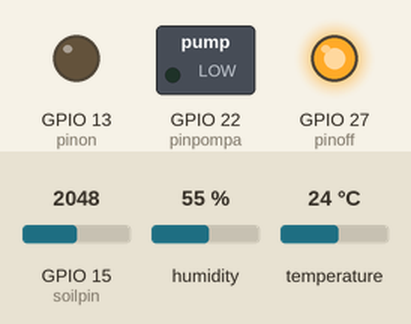
Bench run of a sketch on a simulated ESP32. On the bench: switched loads named in the sketch (green lamp = pin HIGH), output pins drawn as LEDs (lit = HIGH). The test bench sets the inputs (shaded band); at power-on: GPIO 15 (soilpin) = 2048, humidity 55 %, temperature 24 °C. WiFi joins after 1.5 s; servers stay silent unless stated; the Firebase database answers and starts empty; what the sketch prints to the serial monitor is not drawn.

Above: at 0.1 s.
At 1.7 s:
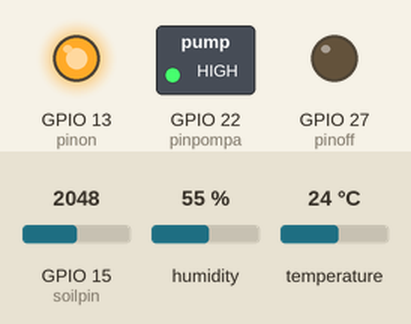
Timing chart, 0 to 3.2 s (numbered marks = the images above):
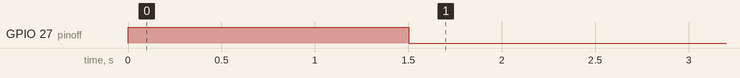

The sketch:

program-penyiraman-appinventor.ino
```cpp
//[1] Identitas Pembuat Coding
/**
* [Project 2021]
*
* Generate by :
*           1.Devandri Suherman
*           Student Research from Electronics Engineering Departement, Bandung State of Polytechnic(1)
* Notes     : Automatic ON-OFF using APP Inventor
* Copyright 2021
*/

#include <WiFi.h>
#include <IOXhop_FirebaseESP32.h>
//Set WiFi
#define WIFI_SSID "XXXX"
#define WIFI_PASSWORD "XXXXX"
//Set Firebase Database
#define FIREBASE_HOST "XXXXX"
#define FIREBASE_AUTH "XXXXX"
//set pin LED
const int pinon=13; //led on if wifi connect
const int pinoff=27; //led on if wifi !connect
//pompa
const int pinpompa = 22;
String pompa ; // data pompa
//sensor - sensor
//sensor Suhu
#include "DHT.h"
#define DHTPIN 5
#define DHTTYPE DHT11
DHT dht(DHTPIN, DHTTYPE);
float t,h;
//sensor sil mouisture
const int soilpin=15;
int kelembaban;
float p;
int inSVdown, inSVup; // bacaan dari database
//fungsi millis()
unsigned long waktuSebelum=0;

void setup() {
Serial.begin(9600);
dht.begin(); // mengkoneksikan DHT
//======== Mengatur pin
pinMode(pinpompa, OUTPUT);
pinMode(pinon, OUTPUT);
pinMode(pinoff, OUTPUT);
//======== Connect to WiFi
WiFi.begin(WIFI_SSID, WIFI_PASSWORD);
Serial.print("connecting");
while (WiFi.status() !=WL_CONNECTED){
Serial.print(".");
digitalWrite(pinoff,HIGH);
digitalWrite(pinon,LOW);
delay(500);
}
Serial.println();
Serial.print("connected: ");
Serial.println(WiFi.localIP());
//======== Menyalakan lampu Indikator
digitalWrite(pinoff, LOW);
digitalWrite(pinon, HIGH);
//======== Connect to Firebase
Firebase.begin(FIREBASE_HOST, FIREBASE_AUTH);
//======== Setting Pompa
Firebase.setString("pompa","Ready");
digitalWrite(pinpompa,HIGH);
}
void loop() {
  inputkelembapan();
  sensorsuhu();
  ngambildata();
  pompakondisi();
}
void inputkelembapan(){
  kelembaban = analogRead(soilpin);
  if(kelembaban<=1200) kelembaban=1200;
  if(kelembaban>=3600) kelembaban=3600; //setdefault 3500
  p = map(kelembaban, 1200, 3500, 100, 0);
  Firebase.setFloat("Tanah",p);
}

void sensorsuhu(){
  h = dht.readHumidity();
  t = dht.readTemperature();
  Firebase.setFloat("Suhu",t);
  Firebase.setFloat("Kelembapan",h);
}

void ngambildata(){
  //======Mengambil data setdown ke Firebase
  String SVdown=Firebase.getString("setdown");
  //====Mengambil data SVdown
  String ambilSVdown="";
  ambilSVdown += SVdown.charAt(2);
  ambilSVdown += SVdown.charAt(3);
  //convert to integer
  inSVdown=ambilSVdown.toInt();
  //======mengambil data setup ke Firebase
  String SVup=Firebase.getString("setup");
  //=====Mengambil data SVup
  String ambilSVup="";
  ambilSVup += SVup.charAt(2);
  ambilSVup += SVup.charAt(3);
  //convert to integer
  inSVup=ambilSVup.toInt();
}

void pompakondisi(){
  int inSVdownCache = 0;
  int inSVupCache=0;
  unsigned long now=0;
  if (millis() - now > 3000){
  now = millis();
  if (inSVdown != inSVdownCache){
  inSVdownCache = inSVdown;
  Serial.println(inSVdown);
  if(p<inSVdown){ //Pemisalan Tanah Kering (Menghidupkan pompa
  digitalWrite(pinpompa,LOW);
  Firebase.setString("pompa","ON"); //Mengirim Kondisi Pompa ON
  }
}
if (inSVup != inSVupCache){
  inSVupCache = inSVup;
  Serial.println(inSVup);
  if(p=inSVup){ // Mematikan pompa
    digitalWrite(pinpompa,HIGH);
    Firebase.setString("pompa","OFF"); //Mengirim Kondisi Pompa OFF
      }
    }
  }
}
```
